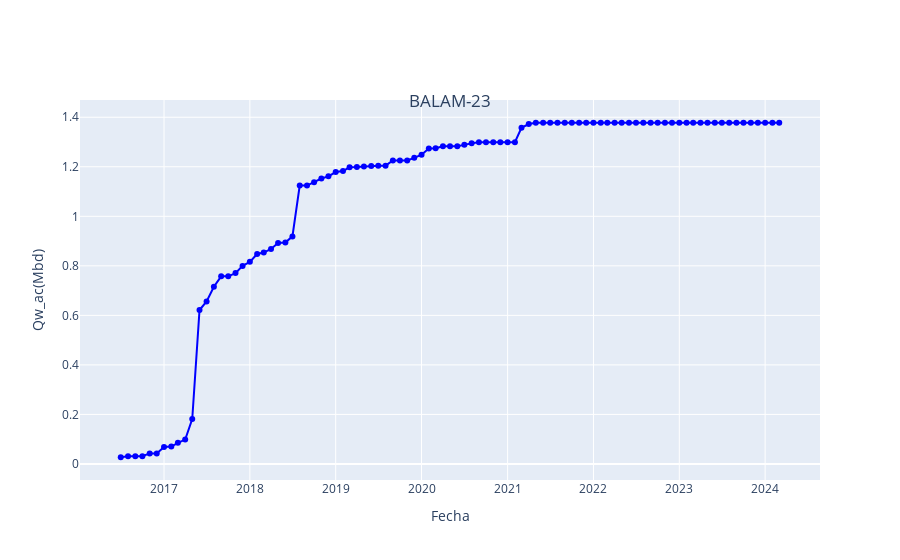

Notebook cell for this chart:
### Markdown cell above
### Producción acumulada de agua

### Code cell
plot_water(tablero_pozo, tablero_pozo["Fecha"], tablero_pozo["Qw_ac(Mbd)"], pozo)
